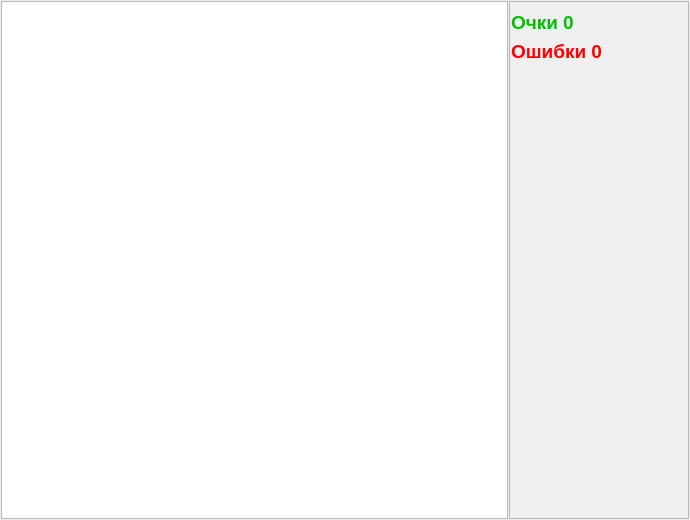
<?xml version="1.0" encoding="UTF-8"?>
<ui version="4.0">
 <class>TrenTakePutPatientWindow</class>
 <widget class="QDialog" name="TrenTakePutPatientWindow">
  <property name="geometry">
   <rect>
    <x>0</x>
    <y>0</y>
    <width>690</width>
    <height>520</height>
   </rect>
  </property>
  <property name="windowTitle">
   <string>Тренажер</string>
  </property>
  <layout class="QHBoxLayout" name="horizontalLayout">
   <property name="spacing">
    <number>1</number>
   </property>
   <property name="leftMargin">
    <number>1</number>
   </property>
   <property name="topMargin">
    <number>1</number>
   </property>
   <property name="rightMargin">
    <number>1</number>
   </property>
   <property name="bottomMargin">
    <number>1</number>
   </property>
   <item>
    <widget class="QGraphicsView" name="gvGame"/>
   </item>
   <item>
    <widget class="QFrame" name="frParams">
     <property name="sizePolicy">
      <sizepolicy hsizetype="Fixed" vsizetype="Preferred">
       <horstretch>0</horstretch>
       <verstretch>0</verstretch>
      </sizepolicy>
     </property>
     <property name="minimumSize">
      <size>
       <width>180</width>
       <height>0</height>
      </size>
     </property>
     <property name="palette">
      <palette>
       <active>
        <colorrole role="Base">
         <brush brushstyle="SolidPattern">
          <color alpha="255">
           <red>255</red>
           <green>255</green>
           <blue>255</blue>
          </color>
         </brush>
        </colorrole>
       </active>
       <inactive>
        <colorrole role="Base">
         <brush brushstyle="SolidPattern">
          <color alpha="255">
           <red>255</red>
           <green>255</green>
           <blue>255</blue>
          </color>
         </brush>
        </colorrole>
       </inactive>
       <disabled>
        <colorrole role="Base">
         <brush brushstyle="SolidPattern">
          <color alpha="255">
           <red>240</red>
           <green>240</green>
           <blue>240</blue>
          </color>
         </brush>
        </colorrole>
       </disabled>
      </palette>
     </property>
     <property name="font">
      <font>
       <pointsize>14</pointsize>
       <weight>75</weight>
       <bold>true</bold>
      </font>
     </property>
     <property name="frameShape">
      <enum>QFrame::StyledPanel</enum>
     </property>
     <property name="frameShadow">
      <enum>QFrame::Raised</enum>
     </property>
     <layout class="QVBoxLayout" name="verticalLayout_4">
      <property name="leftMargin">
       <number>1</number>
      </property>
      <property name="rightMargin">
       <number>1</number>
      </property>
      <item>
       <widget class="QLabel" name="lblGameScore">
        <property name="sizePolicy">
         <sizepolicy hsizetype="Preferred" vsizetype="Fixed">
          <horstretch>0</horstretch>
          <verstretch>0</verstretch>
         </sizepolicy>
        </property>
        <property name="palette">
         <palette>
          <active>
           <colorrole role="WindowText">
            <brush brushstyle="SolidPattern">
             <color alpha="255">
              <red>1</red>
              <green>191</green>
              <blue>1</blue>
             </color>
            </brush>
           </colorrole>
          </active>
          <inactive>
           <colorrole role="WindowText">
            <brush brushstyle="SolidPattern">
             <color alpha="255">
              <red>1</red>
              <green>191</green>
              <blue>1</blue>
             </color>
            </brush>
           </colorrole>
          </inactive>
          <disabled>
           <colorrole role="WindowText">
            <brush brushstyle="SolidPattern">
             <color alpha="255">
              <red>120</red>
              <green>120</green>
              <blue>120</blue>
             </color>
            </brush>
           </colorrole>
          </disabled>
         </palette>
        </property>
        <property name="font">
         <font>
          <pointsize>14</pointsize>
          <weight>75</weight>
          <bold>true</bold>
         </font>
        </property>
        <property name="text">
         <string>Очки 0</string>
        </property>
       </widget>
      </item>
      <item>
       <widget class="QLabel" name="lblGameErrors">
        <property name="sizePolicy">
         <sizepolicy hsizetype="Preferred" vsizetype="Fixed">
          <horstretch>0</horstretch>
          <verstretch>0</verstretch>
         </sizepolicy>
        </property>
        <property name="palette">
         <palette>
          <active>
           <colorrole role="WindowText">
            <brush brushstyle="SolidPattern">
             <color alpha="255">
              <red>255</red>
              <green>0</green>
              <blue>0</blue>
             </color>
            </brush>
           </colorrole>
          </active>
          <inactive>
           <colorrole role="WindowText">
            <brush brushstyle="SolidPattern">
             <color alpha="255">
              <red>255</red>
              <green>0</green>
              <blue>0</blue>
             </color>
            </brush>
           </colorrole>
          </inactive>
          <disabled>
           <colorrole role="WindowText">
            <brush brushstyle="SolidPattern">
             <color alpha="255">
              <red>120</red>
              <green>120</green>
              <blue>120</blue>
             </color>
            </brush>
           </colorrole>
          </disabled>
         </palette>
        </property>
        <property name="text">
         <string>Ошибки 0</string>
        </property>
       </widget>
      </item>
      <item>
       <spacer name="verticalSpacer">
        <property name="orientation">
         <enum>Qt::Vertical</enum>
        </property>
        <property name="sizeHint" stdset="0">
         <size>
          <width>20</width>
          <height>40</height>
         </size>
        </property>
       </spacer>
      </item>
     </layout>
    </widget>
   </item>
  </layout>
 </widget>
 <resources/>
 <connections/>
</ui>
